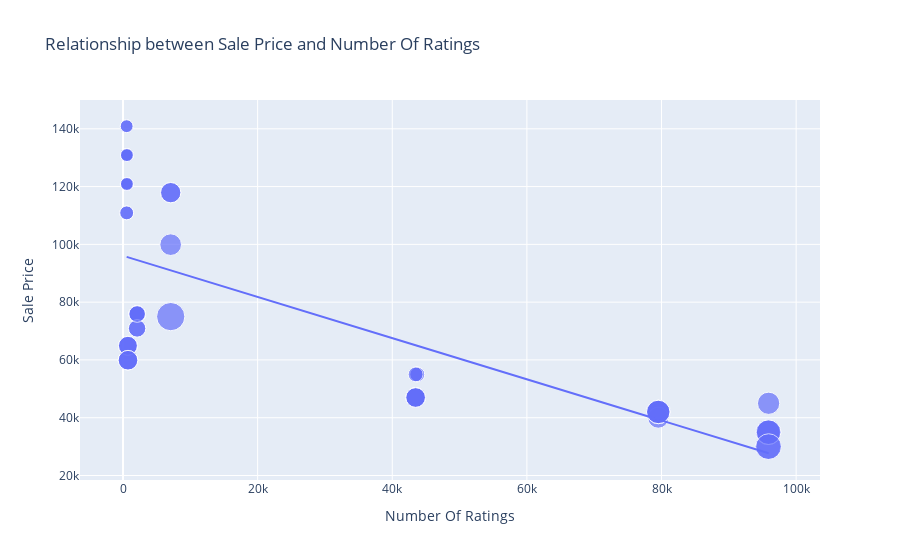

Here is the notebook cell this chart was saved with:
### Code cell
figure = px.scatter(data_frame = df,x ="Number Of Ratings", y= "Sale Price", size= "Discount Percentage",
           trendline = "ols", title = "Relationship between Sale Price and Number Of Ratings" )
figure.show()

### Figure 1 — Plotly figure (JSON) as saved in the notebook; plotly's stock layout.template omitted (floating-point values rounded to 4 significant figures)
{"data": [{"hovertemplate": "Number Of Ratings=%{x}<br>Sale Price=%{y}<br>Discount Percentage=%{marker.size}<extra></extra>", "legendgroup": "", "marker": {"color": "#636efa", "size": [0, 0, 0, 0, 0, 0, 0, 0, 0, 20, 16, 20, 20, 20, 0, 0, 0, 0, 29, 15, 0, 15, 17, 18, 6, 6, 13, 6, 14, 10, 7, 6, 6, 13, 13, 10, 10, 6, 14, 6, 10, 6, 11, 11, 10, 14, 7, 6, 6, 6, 8, 8, 24, 22, 22, 22, 8, 24, 14, 14, 14, 14], "sizemode": "area", "sizeref": 0.0725, "symbol": "circle"}, "mode": "markers", "name": "", "orientation": "v", "showlegend": false, "type": "scatter", "x": [3431, 3431, 3431, 11202, 11202, 3431, 3431, 11202, 1454, 79512, 79512, 79582, 79512, 79512, 1078, 1078, 1078, 1078, 7088, 7088, 1078, 7088, 7081, 95909, 542, 580, 740, 545, 740, 2101, 545, 580, 580, 730, 730, 2101, 2101, 580, 740, 580, 2092, 545, 2101, 2092, 2101, 740, 545, 580, 580, 580, 43707, 43707, 95807, 95909, 95807, 95909, 43470, 95909, 43470, 43470, 43470, 43470], "xaxis": "x", "y": [49900, 84900, 84900, 77000, 77000, 49900, 49900, 77000, 89900, 41999, 39999, 41999, 41999, 41999, 131900, 117100, 131900, 117100, 74999, 117900, 117100, 117900, 99900, 44999, 140900, 130900, 64900, 120900, 59900, 75900, 110900, 130900, 120900, 64900, 64900, 75900, 75900, 120900, 59900, 120900, 75900, 140900, 70900, 70900, 75900, 59900, 110900, 120900, 130900, 130900, 54999, 54999, 29999, 34999, 34999, 34999, 54999, 29999, 46999, 46999, 46999, 46999], "yaxis": "y"}, {"hovertemplate": "<b>OLS trendline</b><br>Sale Price = -0.712783 * Number Of Ratings + 96054.8<br>R<sup>2</sup>=0.492139<br><br>Number Of Ratings=%{x}<br>Sale Price=%{y} <b>(trend)</b><extra></extra>", "legendgroup": "", "marker": {"color": "#636efa", "symbol": "circle"}, "mode": "lines", "name": "", "showlegend": false, "type": "scatter", "x": [542, 545, 545, 545, 545, 580, 580, 580, 580, 580, 580, 580, 580, 730, 730, 740, 740, 740, 740, 1078, 1078, 1078, 1078, 1078, 1454, 2092, 2092, 2101, 2101, 2101, 2101, 2101, 3431, 3431, 3431, 3431, 3431, 7081, 7088, 7088, 7088, 11202, 11202, 11202, 43470, 43470, 43470, 43470, 43470, 43707, 43707, 79512, 79512, 79512, 79512, 79582, 95807, 95807, 95909, 95909, 95909, 95909], "xaxis": "x", "y": [95670.0, 95670.0, 95670.0, 95670.0, 95670.0, 95640.0, 95640.0, 95640.0, 95640.0, 95640.0, 95640.0, 95640.0, 95640.0, 95530.0, 95530.0, 95530.0, 95530.0, 95530.0, 95530.0, 95290.0, 95290.0, 95290.0, 95290.0, 95290.0, 95020.0, 94560.0, 94560.0, 94560.0, 94560.0, 94560.0, 94560.0, 94560.0, 93610.0, 93610.0, 93610.0, 93610.0, 93610.0, 91010.0, 91000.0, 91000.0, 91000.0, 88070.0, 88070.0, 88070.0, 65070.0, 65070.0, 65070.0, 65070.0, 65070.0, 64900.0, 64900.0, 39380.0, 39380.0, 39380.0, 39380.0, 39330.0, 27770.0, 27770.0, 27690.0, 27690.0, 27690.0, 27690.0], "yaxis": "y"}], "layout": {"autosize": true, "legend": {"itemsizing": "constant", "tracegroupgap": 0}, "title": {"text": "Relationship between Sale Price and Number Of Ratings"}, "xaxis": {"anchor": "y", "autorange": true, "domain": [0, 1], "range": [-5983.0, 103000.0], "title": {"text": "Number Of Ratings"}, "type": "linear"}, "yaxis": {"anchor": "x", "autorange": true, "domain": [0, 1], "range": [11530.0, 153700.0], "title": {"text": "Sale Price"}, "type": "linear"}}}
